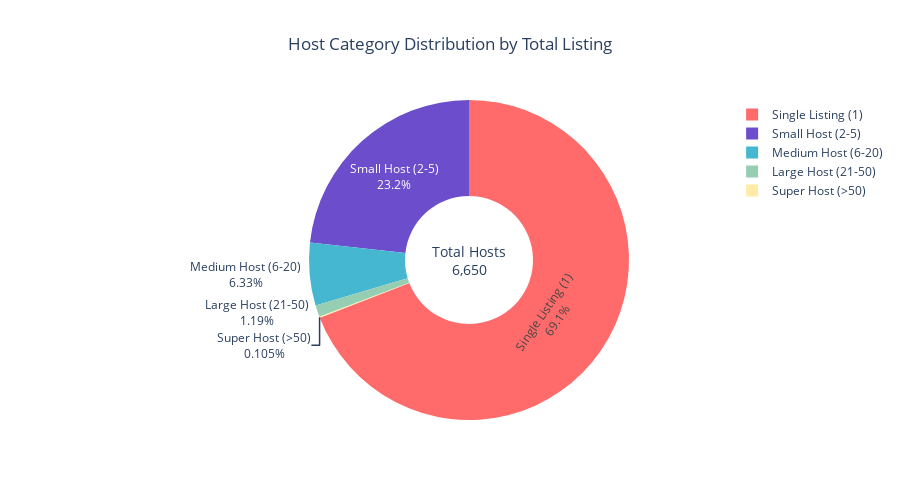

The notebook cell this image was saved under:
### Markdown cell above
### - Create a host category segmentation based on total listings.

### Code cell
host_listing_stats = df.groupby('host_id').agg({
    'id': 'count',
    'host_name': 'first',
    'neighbourhood': 'first'
}).rename(columns={'id': 'listing_count'}).reset_index()

host_categories = {
    'Single Listing (1)': (host_listing_stats['listing_count'] == 1).sum(),
    'Small Host (2-5)': ((host_listing_stats['listing_count'] >= 2) & 
                        (host_listing_stats['listing_count'] <= 5)).sum(),
    'Medium Host (6-20)': ((host_listing_stats['listing_count'] >= 6) & 
                          (host_listing_stats['listing_count'] <= 20)).sum(),
    'Large Host (21-50)': ((host_listing_stats['listing_count'] >= 21) & 
                          (host_listing_stats['listing_count'] <= 50)).sum(),
    'Super Host (>50)': (host_listing_stats['listing_count'] > 50).sum()
}

print("HOST CATEGORIZATION BY LISTING COUNT")
print("-" * 40)
for category, count in host_categories.items():
    percentage = (count / total_unique_hosts) * 100
    print(f"{category:20}: {count:>4} hosts ({percentage:5.1f}%)")


print("PIE CHART - HOST CATEGORY BY TOTAL LISTING")


import plotly.graph_objects as go
from plotly.subplots import make_subplots

categories = list(host_categories.keys())
counts = list(host_categories.values())
percentages = [(count / total_unique_hosts) * 100 for count in counts]

colors = ['#FF6B6B', "#6C4ECD", '#45B7D1', '#96CEB4', '#FFEAA7']

fig_pie_basic = go.Figure(data=[go.Pie(
    labels=categories,
    values=counts,
    hole=0.4,
    marker_colors=colors,
    textinfo='label+percent',
    hovertemplate='<b>%{label}</b><br>' +
                  'Total Host: %{value}<br>' +
                  'Persentation: %{percent}<br>' +
                  '<extra></extra>'
)])

fig_pie_basic.update_layout(
    title_text="Host Category Distribution by Total Listing",
    title_x=0.5,
    height=500,
    showlegend=True,
    annotations=[dict(text=f'Total Hosts<br>{total_unique_hosts:,}', x=0.5, y=0.5, font_size=14, showarrow=False)]
)

fig_pie_basic.show()

### Figure 1 — Plotly figure (JSON) as saved in the notebook; plotly's stock layout.template omitted (floating-point values rounded to 4 significant figures)
{"data": [{"hole": 0.4, "hovertemplate": "<b>%{label}</b><br>Total Host: %{value}<br>Persentation: %{percent}<br><extra></extra>", "labels": ["Single Listing (1)", "Small Host (2-5)", "Medium Host (6-20)", "Large Host (21-50)", "Super Host (>50)"], "marker": {"colors": ["#FF6B6B", "#6C4ECD", "#45B7D1", "#96CEB4", "#FFEAA7"]}, "textinfo": "label+percent", "type": "pie", "values": [4597, 1546, 421, 79, 7]}], "layout": {"annotations": [{"font": {"size": 14}, "showarrow": false, "text": "Total Hosts<br>6,650", "x": 0.5, "y": 0.5}], "height": 500, "showlegend": true, "title": {"text": "Host Category Distribution by Total Listing", "x": 0.5}}}
